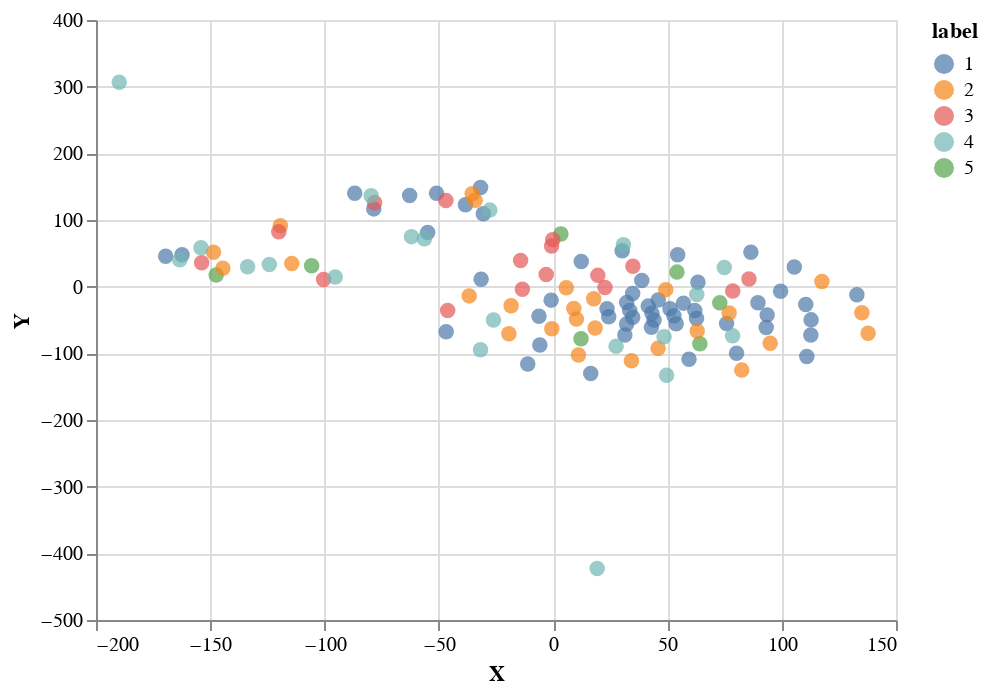
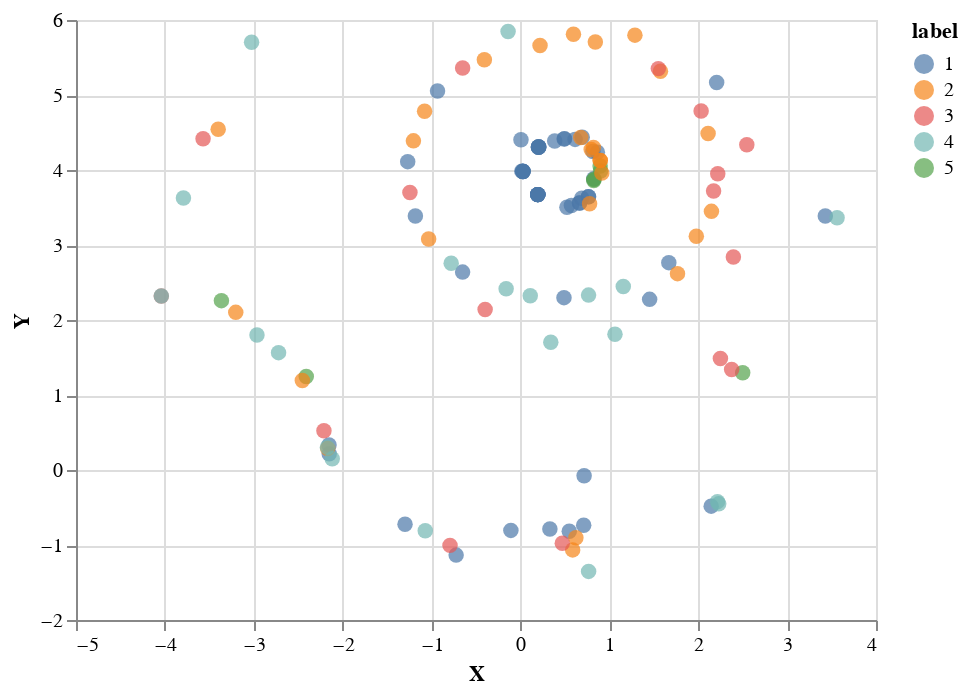
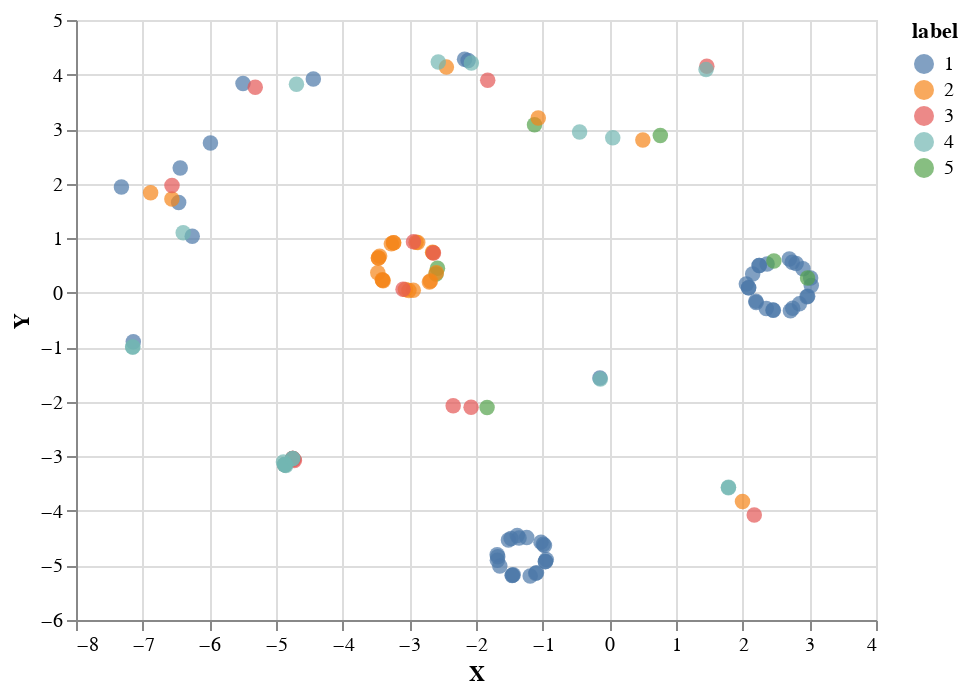
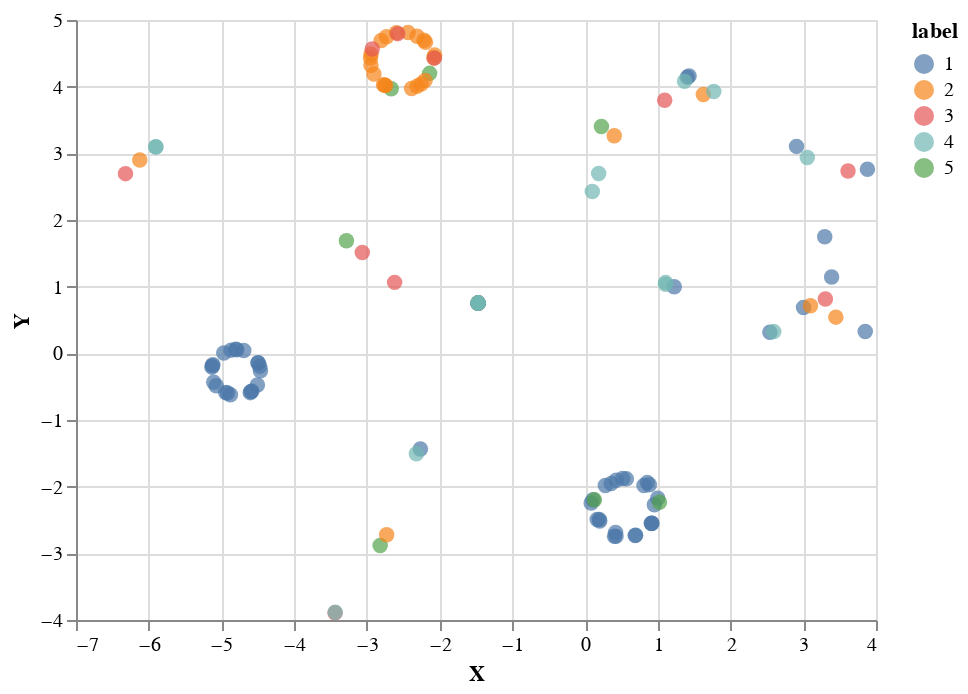

Notebook source saved alongside these figures, in order:
### Code cell
perplexity = [5, 15, 30, 35, 40, 45, 50, 60]

for p in perplexity:
    print("Perplexity {}".format(p))
    r = reduce_dim(p)
    create_plot(r, label)

### Figure 1 — Vega-Lite specification as saved in the notebook (floating-point values rounded to 4 significant figures)
{"$schema": "https://vega.github.io/schema/vega-lite/v2.6.0.json", "config": {"view": {"height": 300, "width": 400}}, "data": {"name": "data-f7ff7dd586beebe3f1333b6c0f41d9b7"}, "datasets": {"data-f7ff7dd586beebe3f1333b6c0f41d9b7": [{"X": 16.45, "Y": -130.1, "label": "1"}, {"X": 80.24, "Y": -99.77, "label": "1"}, {"X": 38.78, "Y": 9.104, "label": "1"}, {"X": -31.75, "Y": 148.8, "label": "1"}, {"X": 54.49, "Y": 47.79, "label": "1"}, {"X": 12.3, "Y": 37.81, "label": "1"}, {"X": 93.63, "Y": -42.32, "label": "1"}, {"X": 53.81, "Y": -55.5, "label": "1"}, {"X": 111.0, "Y": -104.7, "label": "1"}, {"X": -78.48, "Y": 116.7, "label": "1"}, {"X": 110.5, "Y": -26.62, "label": "1"}, {"X": 24.31, "Y": -45.19, "label": "1"}, {"X": -62.77, "Y": 136.7, "label": "1"}, {"X": 63.35, "Y": 6.638, "label": "1"}, {"X": 112.7, "Y": -72.62, "label": "1"}, {"X": 34.8, "Y": -10.16, "label": "1"}, {"X": -0.8781, "Y": -20.2, "label": "1"}, {"X": 34.81, "Y": -45.81, "label": "1"}, {"X": 43.0, "Y": -60.85, "label": "1"}, {"X": -30.55, "Y": 109.4, "label": "1"}, {"X": 51.12, "Y": -33.14, "label": "1"}, {"X": 23.58, "Y": -33.02, "label": "1"}, {"X": 46.0, "Y": -19.88, "label": "1"}, {"X": 33.49, "Y": -35.62, "label": "1"}, {"X": -54.88, "Y": 81.25, "label": "1"}, {"X": -51.02, "Y": 140.2, "label": "1"}, {"X": 52.84, "Y": -43.68, "label": "1"}, {"X": -38.35, "Y": 122.9, "label": "1"}, {"X": 41.61, "Y": -29.15, "label": "1"}, {"X": -86.81, "Y": 140.2, "label": "1"}, {"X": -169.5, "Y": 45.7, "label": "1"}, {"X": 30.2, "Y": 53.97, "label": "1"}, {"X": 44.13, "Y": -50.15, "label": "1"}, {"X": 43.23, "Y": -39.72, "label": "1"}, {"X": 32.17, "Y": -23.87, "label": "1"}, {"X": 32.15, "Y": -55.98, "label": "1"}, {"X": 62.73, "Y": -47.85, "label": "1"}, {"X": 57.01, "Y": -24.7, "label": "1"}, {"X": 105.5, "Y": 29.36, "label": "1"}, {"X": 61.99, "Y": -35.92, "label": "1"}, {"X": 86.51, "Y": 51.63, "label": "1"}, {"X": -11.12, "Y": -115.9, "label": "1"}, {"X": -162.4, "Y": 47.76, "label": "1"}, {"X": 132.9, "Y": -12.18, "label": "1"}, {"X": 93.21, "Y": -61.18, "label": "1"}, {"X": -46.8, "Y": -67.75, "label": "1"}, {"X": 59.44, "Y": -108.9, "label": "1"}, {"X": 75.89, "Y": -55.43, "label": "1"}, {"X": 112.9, "Y": -49.78, "label": "1"}, {"X": 31.37, "Y": -72.6, "label": "1"}, {"X": 89.6, "Y": -24.06, "label": "1"}, {"X": 99.5, "Y": -6.802, "label": "1"}, {"X": -5.819, "Y": -87.62, "label": "1"}, {"X": -31.51, "Y": 11.17, "label": "1"}, {"X": -6.205, "Y": -44.23, "label": "1"}, {"X": 64.18, "Y": -85.6, "label": "5"}, {"X": 54.2, "Y": 21.84, "label": "5"}, {"X": 3.393, "Y": 79.03, "label": "5"}, {"X": -105.7, "Y": 31.47, "label": "5"}, {"X": -147.4, "Y": 17.54, "label": "5"}, {"X": 72.91, "Y": -24.27, "label": "5"}, {"X": 12.19, "Y": -78.15, "label": "5"}, {"X": 117.6, "Y": 7.704, "label": "2"}, {"X": 45.92, "Y": -92.23, "label": "2"}, {"X": 18.37, "Y": -62.02, "label": "2"}, {"X": -19.36, "Y": -70.53, "label": "2"}, {"X": -114.4, "Y": 34.58, "label": "2"}, {"X": 82.52, "Y": -125.2, "label": "2"}, {"X": -35.42, "Y": 139.4, "label": "2"}, {"X": 137.8, "Y": -69.76, "label": "2"}, {"X": -144.5, "Y": 27.56, "label": "2"}, {"X": 77.0, "Y": -39.52, "label": "2"}, {"X": 135.1, "Y": -39.28, "label": "2"}, {"X": 5.75, "Y": -1.5, "label": "2"}, {"X": -119.3, "Y": 91.37, "label": "2"}, {"X": 9.046, "Y": -32.71, "label": "2"}, {"X": 11.07, "Y": -102.4, "label": "2"}, {"X": -34.11, "Y": 129.6, "label": "2"}, {"X": -36.73, "Y": -13.83, "label": "2"}, {"X": -18.39, "Y": -28.69, "label": "2"}, {"X": -0.5777, "Y": -63.24, "label": "2"}, {"X": 17.76, "Y": -18.01, "label": "2"}, {"X": 34.26, "Y": -111.0, "label": "2"}, {"X": 63.02, "Y": -66.61, "label": "2"}, {"X": 94.95, "Y": -84.74, "label": "2"}, {"X": -148.6, "Y": 51.53, "label": "2"}, {"X": 49.28, "Y": -4.45, "label": "2"}, {"X": 10.19, "Y": -48.57, "label": "2"}, {"X": 85.66, "Y": 11.51, "label": "3"}, {"X": -14.24, "Y": 39.32, "label": "3"}, {"X": -3.022, "Y": 18.35, "label": "3"}, {"X": -46.91, "Y": 129.4, "label": "3"}, {"X": -78.09, "Y": 126.0, "label": "3"}, {"X": 34.89, "Y": 30.51, "label": "3"}, {"X": -120.0, "Y": 82.38, "label": "3"}, {"X": -153.8, "Y": 35.91, "label": "3"}, {"X": -100.4, "Y": 10.68, "label": "3"}, {"X": 22.68, "Y": -1.102, "label": "3"}, {"X": -13.46, "Y": -3.75, "label": "3"}, {"X": 19.55, "Y": 16.97, "label": "3"}, {"X": -46.15, "Y": -35.6, "label": "3"}, {"X": 78.57, "Y": -6.494, "label": "3"}, {"X": -0.6807, "Y": 61.1, "label": "3"}, {"X": -0.1759, "Y": 70.54, "label": "3"}, {"X": 30.76, "Y": 63.03, "label": "4"}, {"X": -27.68, "Y": 114.8, "label": "4"}, {"X": 78.5, "Y": -73.61, "label": "4"}, {"X": -95.36, "Y": 14.43, "label": "4"}, {"X": -124.2, "Y": 33.31, "label": "4"}, {"X": 74.89, "Y": 28.67, "label": "4"}, {"X": -61.97, "Y": 75.03, "label": "4"}, {"X": -56.34, "Y": 71.93, "label": "4"}, {"X": -133.7, "Y": 29.8, "label": "4"}, {"X": 27.53, "Y": -89.48, "label": "4"}, {"X": -26.09, "Y": -50.03, "label": "4"}, {"X": -79.62, "Y": 136.4, "label": "4"}, {"X": -154.1, "Y": 58.28, "label": "4"}, {"X": 49.64, "Y": -133.0, "label": "4"}, {"X": 62.84, "Y": -11.6, "label": "4"}, {"X": -31.78, "Y": -94.49, "label": "4"}, {"X": 48.52, "Y": -75.08, "label": "4"}, {"X": -189.8, "Y": 306.6, "label": "4"}, {"X": 19.27, "Y": -422.8, "label": "4"}, {"X": -163.3, "Y": 40.18, "label": "4"}]}, "encoding": {"color": {"field": "label", "type": "nominal"}, "x": {"field": "X", "type": "quantitative"}, "y": {"field": "Y", "type": "quantitative"}}, "mark": {"size": 60, "type": "circle"}, "selection": {"selector009": {"bind": "scales", "encodings": ["x", "y"], "mark": {"fill": "#333", "fillOpacity": 0.125, "stroke": "white"}, "on": "[mousedown, window:mouseup] > window:mousemove!", "resolve": "global", "translate": "[mousedown, window:mouseup] > window:mousemove!", "type": "interval", "zoom": "wheel!"}}}

### Figure 2 — Vega-Lite specification as saved in the notebook (floating-point values rounded to 4 significant figures)
{"$schema": "https://vega.github.io/schema/vega-lite/v2.6.0.json", "config": {"view": {"height": 300, "width": 400}}, "data": {"name": "data-1726435ca4b7cdbc762fd35aedd3f09d"}, "datasets": {"data-1726435ca4b7cdbc762fd35aedd3f09d": [{"X": 0.4958, "Y": 4.418, "label": "1"}, {"X": 0.8652, "Y": 4.237, "label": "1"}, {"X": 2.207, "Y": 5.168, "label": "1"}, {"X": 0.7115, "Y": -0.737, "label": "1"}, {"X": -0.9328, "Y": 5.054, "label": "1"}, {"X": -1.268, "Y": 4.112, "label": "1"}, {"X": 0.4898, "Y": 2.298, "label": "1"}, {"X": 0.5732, "Y": 3.526, "label": "1"}, {"X": 0.6146, "Y": 4.408, "label": "1"}, {"X": -0.7232, "Y": -1.135, "label": "1"}, {"X": 0.8253, "Y": 3.882, "label": "1"}, {"X": 0.523, "Y": 3.503, "label": "1"}, {"X": -0.1075, "Y": -0.8052, "label": "1"}, {"X": -1.182, "Y": 3.387, "label": "1"}, {"X": 1.669, "Y": 2.765, "label": "1"}, {"X": 1.453, "Y": 2.275, "label": "1"}, {"X": -0.6507, "Y": 2.638, "label": "1"}, {"X": 0.665, "Y": 3.56, "label": "1"}, {"X": 0.665, "Y": 3.56, "label": "1"}, {"X": 0.7162, "Y": -0.07766, "label": "1"}, {"X": 0.7654, "Y": 3.642, "label": "1"}, {"X": 0.7654, "Y": 3.642, "label": "1"}, {"X": 0.6901, "Y": 3.623, "label": "1"}, {"X": 0.2059, "Y": 4.306, "label": "1"}, {"X": 2.146, "Y": -0.4817, "label": "1"}, {"X": 0.3313, "Y": -0.7874, "label": "1"}, {"X": 0.1951, "Y": 3.672, "label": "1"}, {"X": 0.5492, "Y": -0.8159, "label": "1"}, {"X": 0.02817, "Y": 3.981, "label": "1"}, {"X": -1.298, "Y": -0.7235, "label": "1"}, {"X": -2.154, "Y": 0.3321, "label": "1"}, {"X": 3.43, "Y": 3.385, "label": "1"}, {"X": 0.005908, "Y": 4.405, "label": "1"}, {"X": 0.02817, "Y": 3.981, "label": "1"}, {"X": 0.02817, "Y": 3.981, "label": "1"}, {"X": 0.3852, "Y": 4.387, "label": "1"}, {"X": 0.492, "Y": 4.412, "label": "1"}, {"X": 0.1951, "Y": 3.672, "label": "1"}, {"X": 0.695, "Y": 4.436, "label": "1"}, {"X": 0.2021, "Y": 4.307, "label": "1"}, {"X": 0.02811, "Y": 3.983, "label": "1"}, {"X": 0.2021, "Y": 4.307, "label": "1"}, {"X": -2.152, "Y": 0.2179, "label": "1"}, {"X": 0.02817, "Y": 3.981, "label": "1"}, {"X": 0.2059, "Y": 4.306, "label": "1"}, {"X": 0.1951, "Y": 3.672, "label": "1"}, {"X": 0.1951, "Y": 3.672, "label": "1"}, {"X": 0.01516, "Y": 3.985, "label": "1"}, {"X": 0.1951, "Y": 3.672, "label": "1"}, {"X": 0.1951, "Y": 3.672, "label": "1"}, {"X": 0.1951, "Y": 3.672, "label": "1"}, {"X": 0.2023, "Y": 4.303, "label": "1"}, {"X": 0.1951, "Y": 3.672, "label": "1"}, {"X": 0.2059, "Y": 4.306, "label": "1"}, {"X": 0.8156, "Y": 4.246, "label": "1"}, {"X": 0.8966, "Y": 4.054, "label": "5"}, {"X": 0.9009, "Y": 3.986, "label": "5"}, {"X": 2.5, "Y": 1.297, "label": "5"}, {"X": -3.364, "Y": 2.258, "label": "5"}, {"X": -2.41, "Y": 1.246, "label": "5"}, {"X": 0.825, "Y": 3.859, "label": "5"}, {"X": 0.8263, "Y": 3.875, "label": "5"}, {"X": 0.7962, "Y": 4.274, "label": "2"}, {"X": 0.9156, "Y": 3.959, "label": "2"}, {"X": 0.8977, "Y": 4.127, "label": "2"}, {"X": 0.8977, "Y": 4.127, "label": "2"}, {"X": -3.203, "Y": 2.102, "label": "2"}, {"X": 0.8207, "Y": 4.3, "label": "2"}, {"X": 0.6236, "Y": -0.9042, "label": "2"}, {"X": 0.6784, "Y": 4.433, "label": "2"}, {"X": -2.453, "Y": 1.192, "label": "2"}, {"X": 1.575, "Y": 5.316, "label": "2"}, {"X": 1.979, "Y": 3.118, "label": "2"}, {"X": 0.7775, "Y": 3.551, "label": "2"}, {"X": -3.4, "Y": 4.544, "label": "2"}, {"X": 1.288, "Y": 5.798, "label": "2"}, {"X": 1.767, "Y": 2.618, "label": "2"}, {"X": 0.5875, "Y": -1.065, "label": "2"}, {"X": -1.033, "Y": 3.079, "label": "2"}, {"X": -1.204, "Y": 4.389, "label": "2"}, {"X": 2.149, "Y": 3.449, "label": "2"}, {"X": 0.2203, "Y": 5.659, "label": "2"}, {"X": -1.078, "Y": 4.784, "label": "2"}, {"X": 2.111, "Y": 4.488, "label": "2"}, {"X": -0.4059, "Y": 5.471, "label": "2"}, {"X": -2.169, "Y": 0.2867, "label": "2"}, {"X": 0.5964, "Y": 5.811, "label": "2"}, {"X": 0.8426, "Y": 5.707, "label": "2"}, {"X": -1.243, "Y": 3.7, "label": "3"}, {"X": 2.547, "Y": 4.338, "label": "3"}, {"X": 2.396, "Y": 2.839, "label": "3"}, {"X": 0.471, "Y": -0.9779, "label": "3"}, {"X": -0.7924, "Y": -1.005, "label": "3"}, {"X": -0.3974, "Y": 2.14, "label": "3"}, {"X": -3.571, "Y": 4.416, "label": "3"}, {"X": -2.211, "Y": 0.5238, "label": "3"}, {"X": -4.041, "Y": 2.318, "label": "3"}, {"X": 2.173, "Y": 3.721, "label": "3"}, {"X": 2.22, "Y": 3.95, "label": "3"}, {"X": -0.6502, "Y": 5.36, "label": "3"}, {"X": 1.551, "Y": 5.352, "label": "3"}, {"X": 2.033, "Y": 4.786, "label": "3"}, {"X": 2.25, "Y": 1.488, "label": "3"}, {"X": 2.376, "Y": 1.339, "label": "3"}, {"X": 3.562, "Y": 3.363, "label": "4"}, {"X": 0.7667, "Y": -1.352, "label": "4"}, {"X": -0.1391, "Y": 5.847, "label": "4"}, {"X": -4.04, "Y": 2.319, "label": "4"}, {"X": -2.964, "Y": 1.801, "label": "4"}, {"X": 0.1102, "Y": 2.325, "label": "4"}, {"X": 2.217, "Y": -0.4217, "label": "4"}, {"X": 2.231, "Y": -0.4515, "label": "4"}, {"X": -2.721, "Y": 1.565, "label": "4"}, {"X": 1.063, "Y": 1.809, "label": "4"}, {"X": -0.7791, "Y": 2.756, "label": "4"}, {"X": -1.071, "Y": -0.811, "label": "4"}, {"X": -2.117, "Y": 0.1503, "label": "4"}, {"X": 0.7662, "Y": 2.332, "label": "4"}, {"X": 1.157, "Y": 2.447, "label": "4"}, {"X": 0.3415, "Y": 1.702, "label": "4"}, {"X": -0.1608, "Y": 2.416, "label": "4"}, {"X": -3.791, "Y": 3.628, "label": "4"}, {"X": -3.025, "Y": 5.703, "label": "4"}, {"X": -2.171, "Y": 0.3032, "label": "4"}]}, "encoding": {"color": {"field": "label", "type": "nominal"}, "x": {"field": "X", "type": "quantitative"}, "y": {"field": "Y", "type": "quantitative"}}, "mark": {"size": 60, "type": "circle"}, "selection": {"selector010": {"bind": "scales", "encodings": ["x", "y"], "mark": {"fill": "#333", "fillOpacity": 0.125, "stroke": "white"}, "on": "[mousedown, window:mouseup] > window:mousemove!", "resolve": "global", "translate": "[mousedown, window:mouseup] > window:mousemove!", "type": "interval", "zoom": "wheel!"}}}

### Figure 3 — Vega-Lite specification as saved in the notebook (floating-point values rounded to 4 significant figures)
{"$schema": "https://vega.github.io/schema/vega-lite/v2.6.0.json", "config": {"view": {"height": 300, "width": 400}}, "data": {"name": "data-a7d8cf4eecf947458a0aa459e9df2387"}, "datasets": {"data-a7d8cf4eecf947458a0aa459e9df2387": [{"X": -1.473, "Y": -4.507, "label": "1"}, {"X": -0.9903, "Y": -4.61, "label": "1"}, {"X": -1.674, "Y": -4.841, "label": "1"}, {"X": -7.319, "Y": 1.939, "label": "1"}, {"X": -1.187, "Y": -5.193, "label": "1"}, {"X": -1.092, "Y": -5.135, "label": "1"}, {"X": -1.643, "Y": -5.01, "label": "1"}, {"X": -1.458, "Y": -5.184, "label": "1"}, {"X": -0.9581, "Y": -4.929, "label": "1"}, {"X": -5.495, "Y": 3.837, "label": "1"}, {"X": -1.104, "Y": -5.145, "label": "1"}, {"X": -1.453, "Y": -5.179, "label": "1"}, {"X": -5.983, "Y": 2.745, "label": "1"}, {"X": -1.513, "Y": -4.533, "label": "1"}, {"X": -1.442, "Y": -5.169, "label": "1"}, {"X": -0.9455, "Y": -4.893, "label": "1"}, {"X": -1.683, "Y": -4.802, "label": "1"}, {"X": -1.679, "Y": -4.905, "label": "1"}, {"X": -1.025, "Y": -4.572, "label": "1"}, {"X": -6.256, "Y": 1.035, "label": "1"}, {"X": -0.9731, "Y": -4.636, "label": "1"}, {"X": -1.239, "Y": -4.488, "label": "1"}, {"X": -1.382, "Y": -4.449, "label": "1"}, {"X": -1.354, "Y": -4.497, "label": "1"}, {"X": -7.141, "Y": -0.8987, "label": "1"}, {"X": -6.437, "Y": 2.289, "label": "1"}, {"X": -0.9589, "Y": -4.93, "label": "1"}, {"X": -6.46, "Y": 1.655, "label": "1"}, {"X": 2.089, "Y": 0.09196, "label": "1"}, {"X": -4.44, "Y": 3.919, "label": "1"}, {"X": -2.171, "Y": 4.28, "label": "1"}, {"X": -0.1412, "Y": -1.562, "label": "1"}, {"X": 2.15, "Y": 0.3426, "label": "1"}, {"X": 2.089, "Y": 0.09194, "label": "1"}, {"X": 2.198, "Y": -0.1543, "label": "1"}, {"X": 2.25, "Y": 0.4997, "label": "1"}, {"X": 2.751, "Y": -0.284, "label": "1"}, {"X": 2.246, "Y": 0.4975, "label": "1"}, {"X": 2.716, "Y": -0.3292, "label": "1"}, {"X": 2.976, "Y": -0.06517, "label": "1"}, {"X": 3.029, "Y": 0.1342, "label": "1"}, {"X": 2.802, "Y": 0.5371, "label": "1"}, {"X": -2.117, "Y": 4.257, "label": "1"}, {"X": 2.7, "Y": 0.6174, "label": "1"}, {"X": 2.744, "Y": 0.5576, "label": "1"}, {"X": 2.905, "Y": 0.438, "label": "1"}, {"X": 3.02, "Y": 0.2718, "label": "1"}, {"X": 2.354, "Y": -0.2886, "label": "1"}, {"X": 2.367, "Y": 0.5279, "label": "1"}, {"X": 2.055, "Y": 0.1592, "label": "1"}, {"X": 2.202, "Y": -0.1786, "label": "1"}, {"X": 2.455, "Y": -0.3167, "label": "1"}, {"X": 2.46, "Y": -0.32, "label": "1"}, {"X": 2.851, "Y": -0.2041, "label": "1"}, {"X": 2.966, "Y": -0.07457, "label": "1"}, {"X": 2.973, "Y": 0.2698, "label": "5"}, {"X": 2.469, "Y": 0.5822, "label": "5"}, {"X": -1.834, "Y": -2.104, "label": "5"}, {"X": 0.7648, "Y": 2.882, "label": "5"}, {"X": -1.122, "Y": 3.08, "label": "5"}, {"X": -2.6, "Y": 0.344, "label": "5"}, {"X": -2.578, "Y": 0.4487, "label": "5"}, {"X": -2.595, "Y": 0.3652, "label": "2"}, {"X": -2.699, "Y": 0.1955, "label": "2"}, {"X": -2.651, "Y": 0.7441, "label": "2"}, {"X": -2.684, "Y": 0.2139, "label": "2"}, {"X": 0.5027, "Y": 2.8, "label": "2"}, {"X": -3.27, "Y": 0.896, "label": "2"}, {"X": -6.881, "Y": 1.833, "label": "2"}, {"X": -2.941, "Y": 0.04593, "label": "2"}, {"X": -1.066, "Y": 3.202, "label": "2"}, {"X": -3.006, "Y": 0.04041, "label": "2"}, {"X": -3.464, "Y": 0.6363, "label": "2"}, {"X": -3.473, "Y": 0.3661, "label": "2"}, {"X": 1.997, "Y": -3.828, "label": "2"}, {"X": -3.401, "Y": 0.2284, "label": "2"}, {"X": -3.393, "Y": 0.2198, "label": "2"}, {"X": -6.562, "Y": 1.719, "label": "2"}, {"X": -3.405, "Y": 0.2377, "label": "2"}, {"X": -3.059, "Y": 0.05886, "label": "2"}, {"X": -3.238, "Y": 0.9155, "label": "2"}, {"X": -2.898, "Y": 0.9245, "label": "2"}, {"X": -3.234, "Y": 0.9142, "label": "2"}, {"X": -3.446, "Y": 0.6711, "label": "2"}, {"X": -2.874, "Y": 0.9214, "label": "2"}, {"X": -2.444, "Y": 4.136, "label": "2"}, {"X": -3.463, "Y": 0.6376, "label": "2"}, {"X": -2.644, "Y": 0.7319, "label": "2"}, {"X": -2.638, "Y": 0.7276, "label": "3"}, {"X": -3.094, "Y": 0.0623, "label": "3"}, {"X": -2.938, "Y": 0.9324, "label": "3"}, {"X": -6.56, "Y": 1.965, "label": "3"}, {"X": -5.311, "Y": 3.765, "label": "3"}, {"X": -4.724, "Y": -3.074, "label": "3"}, {"X": 2.174, "Y": -4.074, "label": "3"}, {"X": -1.824, "Y": 3.894, "label": "3"}, {"X": 1.462, "Y": 4.152, "label": "3"}, {"X": -4.867, "Y": -3.152, "label": "3"}, {"X": -4.749, "Y": -3.038, "label": "3"}, {"X": -4.733, "Y": -3.058, "label": "3"}, {"X": -4.749, "Y": -3.038, "label": "3"}, {"X": -4.749, "Y": -3.038, "label": "3"}, {"X": -2.342, "Y": -2.073, "label": "3"}, {"X": -2.074, "Y": -2.098, "label": "3"}, {"X": -0.135, "Y": -1.584, "label": "4"}, {"X": -6.392, "Y": 1.099, "label": "4"}, {"X": -4.85, "Y": -3.169, "label": "4"}, {"X": 1.451, "Y": 4.09, "label": "4"}, {"X": 0.05106, "Y": 2.839, "label": "4"}, {"X": -4.888, "Y": -3.103, "label": "4"}, {"X": -7.151, "Y": -0.996, "label": "4"}, {"X": -7.147, "Y": -0.9961, "label": "4"}, {"X": -0.446, "Y": 2.945, "label": "4"}, {"X": -4.867, "Y": -3.152, "label": "4"}, {"X": -4.749, "Y": -3.038, "label": "4"}, {"X": -4.693, "Y": 3.824, "label": "4"}, {"X": -2.566, "Y": 4.23, "label": "4"}, {"X": -4.867, "Y": -3.152, "label": "4"}, {"X": -4.749, "Y": -3.038, "label": "4"}, {"X": -4.867, "Y": -3.152, "label": "4"}, {"X": -4.867, "Y": -3.152, "label": "4"}, {"X": 1.788, "Y": -3.564, "label": "4"}, {"X": 1.786, "Y": -3.576, "label": "4"}, {"X": -2.07, "Y": 4.212, "label": "4"}]}, "encoding": {"color": {"field": "label", "type": "nominal"}, "x": {"field": "X", "type": "quantitative"}, "y": {"field": "Y", "type": "quantitative"}}, "mark": {"size": 60, "type": "circle"}, "selection": {"selector011": {"bind": "scales", "encodings": ["x", "y"], "mark": {"fill": "#333", "fillOpacity": 0.125, "stroke": "white"}, "on": "[mousedown, window:mouseup] > window:mousemove!", "resolve": "global", "translate": "[mousedown, window:mouseup] > window:mousemove!", "type": "interval", "zoom": "wheel!"}}}

### Figure 4 — Vega-Lite specification as saved in the notebook (floating-point values rounded to 4 significant figures)
{"$schema": "https://vega.github.io/schema/vega-lite/v2.6.0.json", "config": {"view": {"height": 300, "width": 400}}, "data": {"name": "data-969684fc61eda39f1b6bffccdcf82d29"}, "datasets": {"data-969684fc61eda39f1b6bffccdcf82d29": [{"X": -4.497, "Y": -0.1397, "label": "1"}, {"X": -4.474, "Y": -0.1942, "label": "1"}, {"X": -5.125, "Y": -0.1857, "label": "1"}, {"X": 3.852, "Y": 0.3275, "label": "1"}, {"X": -4.506, "Y": -0.4761, "label": "1"}, {"X": -4.464, "Y": -0.2621, "label": "1"}, {"X": -4.916, "Y": -0.5965, "label": "1"}, {"X": -4.968, "Y": 0.00614, "label": "1"}, {"X": -5.072, "Y": -0.4878, "label": "1"}, {"X": 3.882, "Y": 2.76, "label": "1"}, {"X": -4.867, "Y": 0.04793, "label": "1"}, {"X": -5.107, "Y": -0.4332, "label": "1"}, {"X": 3.295, "Y": 1.748, "label": "1"}, {"X": -4.942, "Y": -0.5866, "label": "1"}, {"X": -4.497, "Y": -0.1451, "label": "1"}, {"X": -4.604, "Y": -0.5896, "label": "1"}, {"X": -4.802, "Y": 0.06041, "label": "1"}, {"X": -4.877, "Y": -0.6211, "label": "1"}, {"X": -4.593, "Y": -0.5712, "label": "1"}, {"X": 2.541, "Y": 0.3172, "label": "1"}, {"X": -4.583, "Y": -0.5688, "label": "1"}, {"X": -4.693, "Y": 0.04155, "label": "1"}, {"X": -5.118, "Y": -0.1726, "label": "1"}, {"X": -5.131, "Y": -0.2071, "label": "1"}, {"X": 1.226, "Y": 0.9981, "label": "1"}, {"X": 3.389, "Y": 1.145, "label": "1"}, {"X": -4.79, "Y": 0.0539, "label": "1"}, {"X": 3.004, "Y": 0.6866, "label": "1"}, {"X": 0.8832, "Y": -1.97, "label": "1"}, {"X": 2.907, "Y": 3.104, "label": "1"}, {"X": 1.43, "Y": 4.159, "label": "1"}, {"X": -2.264, "Y": -1.437, "label": "1"}, {"X": 0.4046, "Y": -2.745, "label": "1"}, {"X": 0.1947, "Y": -2.493, "label": "1"}, {"X": 0.4193, "Y": -2.688, "label": "1"}, {"X": 0.3582, "Y": -1.954, "label": "1"}, {"X": 0.517, "Y": -1.877, "label": "1"}, {"X": 0.5673, "Y": -1.883, "label": "1"}, {"X": 0.999, "Y": -2.175, "label": "1"}, {"X": 0.8544, "Y": -1.939, "label": "1"}, {"X": 0.2016, "Y": -2.515, "label": "1"}, {"X": 0.9134, "Y": -2.55, "label": "1"}, {"X": 1.406, "Y": 4.14, "label": "1"}, {"X": 0.9196, "Y": -2.548, "label": "1"}, {"X": 0.1664, "Y": -2.493, "label": "1"}, {"X": 0.9113, "Y": -2.554, "label": "1"}, {"X": 0.4245, "Y": -2.746, "label": "1"}, {"X": 0.4283, "Y": -1.904, "label": "1"}, {"X": 0.0836, "Y": -2.246, "label": "1"}, {"X": 0.9527, "Y": -2.271, "label": "1"}, {"X": 0.1103, "Y": -2.198, "label": "1"}, {"X": 0.6951, "Y": -2.727, "label": "1"}, {"X": 0.2786, "Y": -1.982, "label": "1"}, {"X": 0.6895, "Y": -2.732, "label": "1"}, {"X": 0.8096, "Y": -1.984, "label": "1"}, {"X": 1.022, "Y": -2.234, "label": "5"}, {"X": 0.128, "Y": -2.198, "label": "5"}, {"X": -3.282, "Y": 1.69, "label": "5"}, {"X": -2.818, "Y": -2.882, "label": "5"}, {"X": 0.2246, "Y": 3.404, "label": "5"}, {"X": -2.138, "Y": 4.2, "label": "5"}, {"X": -2.666, "Y": 3.97, "label": "5"}, {"X": -2.945, "Y": 4.321, "label": "2"}, {"X": -2.435, "Y": 4.812, "label": "2"}, {"X": -2.73, "Y": 4.747, "label": "2"}, {"X": -2.904, "Y": 4.19, "label": "2"}, {"X": -2.729, "Y": -2.721, "label": "2"}, {"X": -2.743, "Y": 4.017, "label": "2"}, {"X": 3.448, "Y": 0.5429, "label": "2"}, {"X": -2.215, "Y": 4.695, "label": "2"}, {"X": 0.4011, "Y": 3.264, "label": "2"}, {"X": -2.311, "Y": 4.005, "label": "2"}, {"X": -2.385, "Y": 3.974, "label": "2"}, {"X": -2.195, "Y": 4.667, "label": "2"}, {"X": -6.123, "Y": 2.9, "label": "2"}, {"X": -2.078, "Y": 4.435, "label": "2"}, {"X": -2.754, "Y": 4.022, "label": "2"}, {"X": 3.099, "Y": 0.7148, "label": "2"}, {"X": -2.594, "Y": 4.809, "label": "2"}, {"X": -2.201, "Y": 4.092, "label": "2"}, {"X": -2.069, "Y": 4.473, "label": "2"}, {"X": -2.943, "Y": 4.491, "label": "2"}, {"X": -2.31, "Y": 4.757, "label": "2"}, {"X": -2.253, "Y": 4.039, "label": "2"}, {"X": -2.951, "Y": 4.431, "label": "2"}, {"X": 1.626, "Y": 3.883, "label": "2"}, {"X": -2.771, "Y": 4.028, "label": "2"}, {"X": -2.803, "Y": 4.692, "label": "2"}, {"X": -2.927, "Y": 4.566, "label": "3"}, {"X": -2.576, "Y": 4.795, "label": "3"}, {"X": -2.073, "Y": 4.428, "label": "3"}, {"X": 3.304, "Y": 0.8149, "label": "3"}, {"X": 3.615, "Y": 2.735, "label": "3"}, {"X": -1.471, "Y": 0.7531, "label": "3"}, {"X": -6.32, "Y": 2.696, "label": "3"}, {"X": 1.095, "Y": 3.796, "label": "3"}, {"X": -3.438, "Y": -3.893, "label": "3"}, {"X": -1.471, "Y": 0.7534, "label": "3"}, {"X": -1.471, "Y": 0.7533, "label": "3"}, {"X": -1.471, "Y": 0.7534, "label": "3"}, {"X": -1.471, "Y": 0.7534, "label": "3"}, {"X": -1.471, "Y": 0.7533, "label": "3"}, {"X": -2.619, "Y": 1.064, "label": "3"}, {"X": -3.063, "Y": 1.513, "label": "3"}, {"X": -2.32, "Y": -1.506, "label": "4"}, {"X": 2.594, "Y": 0.3258, "label": "4"}, {"X": -1.471, "Y": 0.7534, "label": "4"}, {"X": -3.436, "Y": -3.883, "label": "4"}, {"X": 0.09915, "Y": 2.428, "label": "4"}, {"X": -1.471, "Y": 0.7533, "label": "4"}, {"X": 1.106, "Y": 1.036, "label": "4"}, {"X": 1.106, "Y": 1.061, "label": "4"}, {"X": 0.187, "Y": 2.697, "label": "4"}, {"X": -1.471, "Y": 0.7534, "label": "4"}, {"X": -1.471, "Y": 0.7533, "label": "4"}, {"X": 3.055, "Y": 2.939, "label": "4"}, {"X": 1.769, "Y": 3.926, "label": "4"}, {"X": -1.471, "Y": 0.7533, "label": "4"}, {"X": -1.471, "Y": 0.7534, "label": "4"}, {"X": -1.471, "Y": 0.7533, "label": "4"}, {"X": -1.471, "Y": 0.7533, "label": "4"}, {"X": -5.902, "Y": 3.098, "label": "4"}, {"X": -5.902, "Y": 3.095, "label": "4"}, {"X": 1.368, "Y": 4.08, "label": "4"}]}, "encoding": {"color": {"field": "label", "type": "nominal"}, "x": {"field": "X", "type": "quantitative"}, "y": {"field": "Y", "type": "quantitative"}}, "mark": {"size": 60, "type": "circle"}, "selection": {"selector012": {"bind": "scales", "encodings": ["x", "y"], "mark": {"fill": "#333", "fillOpacity": 0.125, "stroke": "white"}, "on": "[mousedown, window:mouseup] > window:mousemove!", "resolve": "global", "translate": "[mousedown, window:mouseup] > window:mousemove!", "type": "interval", "zoom": "wheel!"}}}
